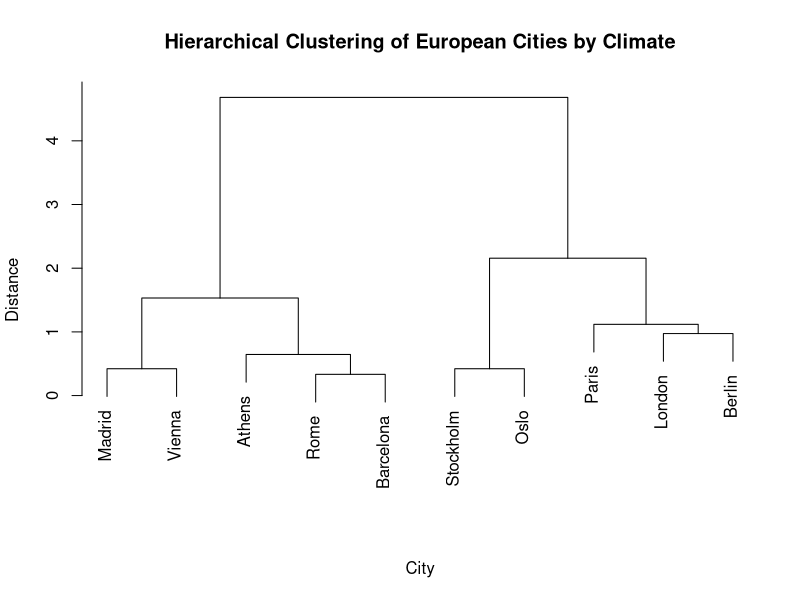
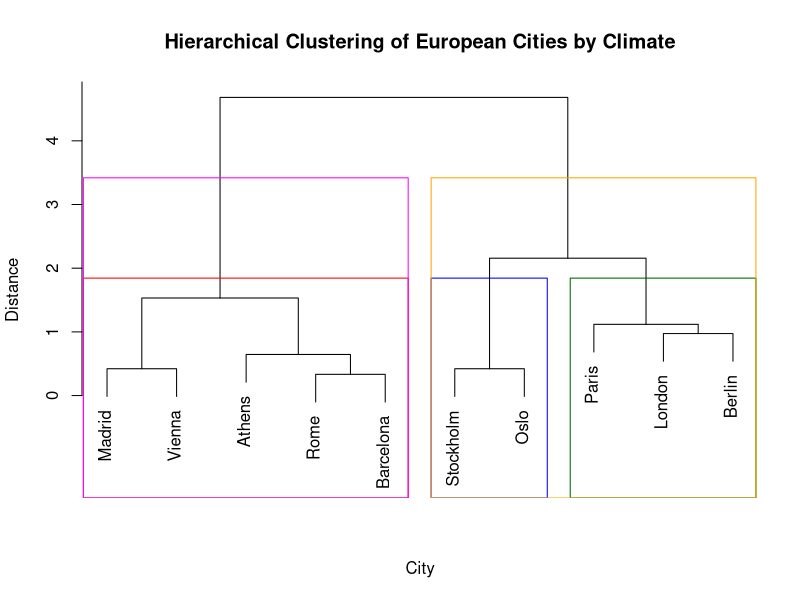

Write R code to recreate these figures, in order.
## ---- chunk 1
# Create data set of European cities with their climate characteristics
cities <- data.frame(
  avg_temp = c(9, 10, 15, 16, 18, 5, 6, 12, 14, 17),
  annual_rain = c(600, 750, 500, 450, 400, 800, 850, 650, 550, 480),
  sunshine_hours = c(1600, 1500, 2500, 2800, 2900, 1400, 1300, 2000, 2400, 2700),
  row.names = c("London", "Paris", "Madrid", "Rome", "Athens", 
                "Stockholm", "Oslo", "Berlin", "Vienna", "Barcelona")
)

# Perform hierarchical clustering
dist_matrix <- dist(scale(cities))
hc <- hclust(d = dist_matrix,
             method = "complete")

# Plot the hierarchy
plot(hc, main = "Hierarchical Clustering of European Cities by Climate",
     xlab = "City", ylab = "Distance", sub = "")
## ---- chunk 2
str(hc)
## ---- chunk 3
print(hc$merge)
## ---- chunk 4
print(hc$height)
## ---- chunk 5
# Cut to get 3 clusters
hc_clust1 <- cutree(tree = hc,
                    k = 3)
# Cut at a height of 3
hc_clust2 <- cutree(tree = hc,
                    h = 3)

# Plot the hierarchy and obtained partitions
plot(hc, main = "Hierarchical Clustering of European Cities by Climate",
     xlab = "City", ylab = "Distance", sub = "")
rect.hclust(hc, k = 3, border = c("red", "blue", "darkgreen"))
rect.hclust(hc, h = 3, border = c("magenta", "orange"))
